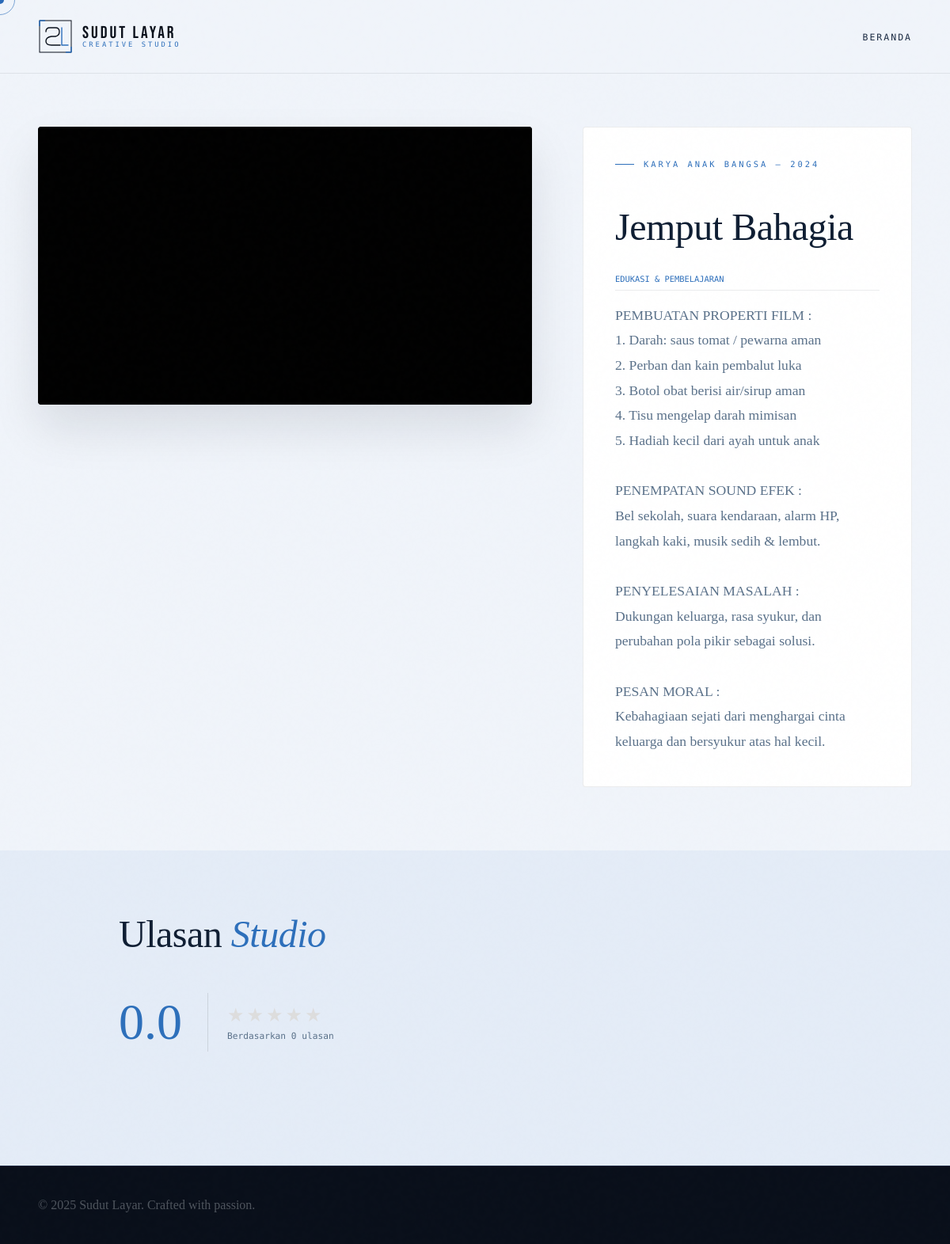
Page /project-details.php?id=4 on the committed database.
### tables this page shows
CREATE TABLE IF NOT EXISTS projects (
    id INT AUTO_INCREMENT PRIMARY KEY,
    category VARCHAR(100),
    title VARCHAR(100),
    number VARCHAR(10),
    year VARCHAR(10),
    image TEXT,
    google_drive_id TEXT,
    is_drive_folder BOOLEAN DEFAULT FALSE,
    created_at TIMESTAMP DEFAULT CURRENT_TIMESTAMP
);

CREATE TABLE IF NOT EXISTS services (
    id INT AUTO_INCREMENT PRIMARY KEY,
    project_id INT NOT NULL,
    title VARCHAR(100),
    content TEXT,
    FOREIGN KEY (project_id) REFERENCES projects(id) ON DELETE CASCADE
);

### project-details.php (the view, shortened to what this page needs)
<?php
require_once 'config/db.php';
$projectId = $_GET['id'] ?? 0;
$stmt = $pdo->prepare("SELECT * FROM projects WHERE id = ?");
$stmt->execute([$projectId]);
$project = $stmt->fetch();
$stmt = $pdo->prepare("SELECT * FROM services WHERE project_id = ?");
$stmt->execute([$projectId]);
$service = $stmt->fetch();
$stmt = $pdo->prepare("SELECT AVG(rating) as avg_rating, COUNT(*) as total FROM comments WHERE project_id = ? AND parent_id IS NULL");
$stmt->execute([$projectId]);
$stats = $stmt->fetch();
?>
<!DOCTYPE html>
<html lang="id">
<head>
  <link rel="stylesheet" href="assets/css/style.css">
</head>
<body>
<nav>
  <a href="index.php" class="nav-logo">
    <div class="logo-wordmark">
      <span class="logo-main">SUDUT LAYAR</span>
      <span class="logo-sub">Creative Studio</span>
    </div>
  </a>
  <ul class="nav-links">
    <li><a href="index.php">Beranda</a></li>
  </ul>
</nav>
<main>
  <section class="details-hero">
    <div>
      <div class="video-frame-wrap">
        <div class="video-frame-wrap" style="aspect-ratio: 16/9;">
          <iframe src="https://drive.google.com/file/d/<?php echo $project['google_drive_id']; ?>/preview" allowfullscreen style="width:100%; height:100%; border:none;"></iframe>
        </div>
      </div>
    </div>
    <div class="edu-card">
      <div class="section-tag"><?php echo htmlspecialchars($project['category']); ?> — <?php echo $project['year']; ?></div>
      <h1 class="work-headline" style="margin-bottom:2rem; font-size:3rem;"><?php echo htmlspecialchars($project['title']); ?></h1>
      <?php if ($service): ?>
        <div style="font-family:'DM Mono',monospace; font-size:0.65rem; color:var(--copper); text-transform:uppercase; margin-bottom:1rem; border-bottom:1px solid var(--border); padding-bottom:0.5rem;">Edukasi & Pembelajaran</div>
        <div style="font-size:1.1rem; line-height:1.8; color:var(--muted);">
          <?php echo nl2br(htmlspecialchars($service['content'])); ?>
        </div>
      <?php endif; ?>
    </div>
  </section>
  <section class="details-comments">
    <div style="max-width: 900px; margin: 0 auto;">
      <h2 class="work-headline" style="margin-bottom:3rem;">Ulasan <em>Studio</em></h2>
      <div style="display:flex; align-items:center; gap:1.5rem; margin-bottom:4rem;">
        <div style="font-size:4rem; font-weight:300; color:var(--copper); border-right:1px solid rgba(0,0,0,0.1); padding-right:2rem;"><?php echo number_format($stats['avg_rating'] ?: 0, 1); ?></div>
        <div>
          <div style="display:flex; gap:3px; color:var(--copper); font-size:1.5rem;">
            <?php for($i=1; $i<=5; $i++) echo ($i <= round($stats['avg_rating'])) ? '★' : '<span style="color:#ddd">★</span>'; ?>
          </div>
          <div style="font-family:'DM Mono',monospace; font-size:0.7rem; color:var(--muted); margin-top:0.4rem;">Berdasarkan <?php echo $stats['total']; ?> ulasan</div>
        </div>
      </div>
    </div>
  </section>
</main>
<footer>
  <div class="footer-copy">© 2025 Sudut Layar. Crafted with passion.</div>
</footer>
</body>
</html>

### assets/css/style.css (style rules this page uses)
:root { --ink: #090f1a; --paper: #f0f4fa; --cream: #e4ecf7; --warm: #93b4d8; --copper: #2d6fbb; --rust: #1a3f72; --charcoal: #1a2a42; --text: #0f1e33; --muted: #5a718a; --accent: #2d6fbb; --border: rgba(9, 15, 26, 0.08); }
*, *::before, *::after { margin: 0; padding: 0; box-sizing: border-box; }
html { scroll-behavior: smooth; }
body { background: var(--paper); color: var(--text); font-family: 'Cormorant Garamond', serif; cursor: none; overflow-x: hidden; }
body::after { content: ''; position: fixed; inset: 0; pointer-events: none; z-index: 9990; opacity: 0.4; }
nav { position: fixed; top: 0; left: 0; right: 0; z-index: 500; padding: 1.5rem 3rem; display: flex; align-items: center; justify-content: space-between; background: var(--paper); border-bottom: 1px solid var(--border); }
.nav-logo { display: flex; align-items: center; gap: 0.75rem; text-decoration: none; }
.logo-mark { width: 44px; height: 44px; flex-shrink: 0; }
.logo-wordmark { display: flex; flex-direction: column; line-height: 1; }
.logo-main { font-family: 'Bebas Neue', sans-serif; font-size: 1.35rem; letter-spacing: 3px; color: var(--ink); }
.logo-sub { font-family: 'DM Mono', monospace; font-size: 0.55rem; letter-spacing: 3px; color: var(--copper); text-transform: uppercase; }
.nav-links { display: flex; align-items: center; gap: 2.5rem; list-style: none; }
.nav-links a { font-family: 'DM Mono', monospace; font-size: 0.72rem; letter-spacing: 2px; text-transform: uppercase; color: var(--charcoal); text-decoration: none; transition: color 0.2s; position: relative; }
.nav-links a::after { content: ''; position: absolute; bottom: -3px; left: 0; width: 0; height: 1px; background: var(--copper); transition: width 0.3s; }
section { padding: 7rem 3rem; }
.section-tag { font-family: 'DM Mono', monospace; font-size: 0.65rem; letter-spacing: 3px; text-transform: uppercase; color: var(--copper); margin-bottom: 3rem; display: flex; align-items: center; gap: 0.75rem; }
.section-tag::before { content: ''; width: 24px; height: 1px; background: var(--copper); }
.work-headline { font-size: clamp(2.5rem,4vw,4rem); font-weight: 300; letter-spacing: -0.5px; line-height: 1.1; }
.work-headline em { font-style: italic; color: var(--copper); }
.video-frame-wrap { position: relative; width: 100%; aspect-ratio: 16/9; background: #000; }
.video-frame-wrap iframe { position: absolute; inset: 0; width: 100%; height: 100%; border: none; }
footer { background: var(--ink); color: rgba(240,244,250,0.3); padding: 2.5rem 3rem; border-top: 1px solid rgba(45,111,187,0.2); display: flex; align-items: center; justify-content: space-between; flex-wrap: wrap; }

### project-details.php (style rules this page uses)
.details-hero { padding: 10rem 3rem 5rem; display: grid; grid-template-columns: 1.2fr 0.8fr; gap: 4rem; background: var(--paper); }
.video-frame-wrap { border-radius: 4px; overflow: hidden; box-shadow: 0 30px 60px rgba(9,15,26,0.1); }
.edu-card { background: white; border: 1px solid var(--border); padding: 2.5rem; border-radius: 4px; }
.details-comments { padding: 5rem 3rem; background: var(--cream); }

### rows in the picture
projects: category "KARYA ANAK BANGSA", year "2024", title "Jemput Bahagia"
services: content "PEMBUATAN PROPERTI FILM : 1. Darah: saus tomat / pewarna aman 2. Perban dan kain pembalut luka 3. Botol obat berisi air/sirup aman 4. Tisu mengelap darah mimisan 5. Hadiah kecil dari ayah untuk anak PENEMPATAN SOUND EFEK : Bel sekolah, suara kendaraan, alarm HP, langkah kaki, musik sedih & lembut. PENYELESAIAN MASALAH : Dukungan keluarga, rasa syukur, dan perubahan pola pikir sebagai solusi. PESAN MORAL : Kebahagiaan sejati dari menghargai cinta keluarga dan bersyukur atas hal kecil."

### other values in the picture
$stats['avg_rating'] ?: 0 "0.0"
$stats['total'] "0"
